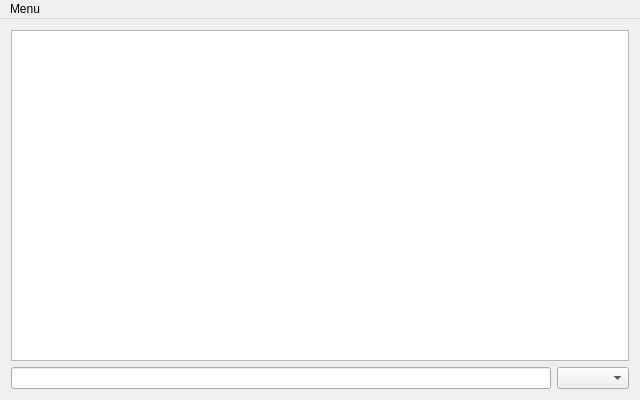
<?xml version="1.0" encoding="UTF-8"?>
<ui version="4.0">
 <class>Evopedia</class>
 <widget class="QMainWindow" name="Evopedia">
  <property name="geometry">
   <rect>
    <x>0</x>
    <y>0</y>
    <width>640</width>
    <height>400</height>
   </rect>
  </property>
  <property name="windowTitle">
   <string>Evopedia Search</string>
  </property>
  <property name="windowIcon">
   <iconset resource="../../resources/resources.qrc">
    <normaloff>:/web/evopedia.svg</normaloff>:/web/evopedia.svg</iconset>
  </property>
  <widget class="QWidget" name="centralWidget">
   <layout class="QVBoxLayout" name="verticalLayout">
    <item>
     <widget class="QListView" name="listView">
      <property name="focusPolicy">
       <enum>Qt::NoFocus</enum>
      </property>
     </widget>
    </item>
    <item>
     <widget class="QWidget" name="widget" native="true">
      <layout class="QHBoxLayout" name="horizontalLayout">
       <property name="spacing">
        <number>6</number>
       </property>
       <property name="margin">
        <number>0</number>
       </property>
       <item>
        <widget class="QLineEdit" name="searchField"/>
       </item>
       <item>
        <widget class="QComboBox" name="languageChooser">
         <property name="focusPolicy">
          <enum>Qt::NoFocus</enum>
         </property>
        </widget>
       </item>
      </layout>
     </widget>
    </item>
   </layout>
  </widget>
  <widget class="QMenuBar" name="menuBar">
   <property name="geometry">
    <rect>
     <x>0</x>
     <y>0</y>
     <width>640</width>
     <height>32</height>
    </rect>
   </property>
   <widget class="QMenu" name="menuSettings">
    <property name="title">
     <string>Menu</string>
    </property>
    <widget class="QMenu" name="menuNetwork">
     <property name="title">
      <string>Network</string>
     </property>
     <addaction name="actionAuto"/>
     <addaction name="actionAllow"/>
     <addaction name="actionDeny"/>
    </widget>
    <addaction name="actionConfigure_Dumps"/>
    <addaction name="actionMap"/>
    <addaction name="menuNetwork"/>
    <addaction name="actionAbout"/>
   </widget>
   <addaction name="menuSettings"/>
  </widget>
  <action name="actionConfigure_Dumps">
   <property name="text">
    <string>Archives</string>
   </property>
  </action>
  <action name="actionMap">
   <property name="text">
    <string>Map</string>
   </property>
  </action>
  <action name="actionAbout">
   <property name="text">
    <string>About</string>
   </property>
  </action>
  <action name="actionAuto">
   <property name="checkable">
    <bool>true</bool>
   </property>
   <property name="checked">
    <bool>true</bool>
   </property>
   <property name="text">
    <string>Network Auto</string>
   </property>
  </action>
  <action name="actionAllow">
   <property name="checkable">
    <bool>true</bool>
   </property>
   <property name="text">
    <string>Allow</string>
   </property>
  </action>
  <action name="actionDeny">
   <property name="checkable">
    <bool>true</bool>
   </property>
   <property name="text">
    <string>Deny</string>
   </property>
  </action>
 </widget>
 <layoutdefault spacing="6" margin="11"/>
 <resources>
  <include location="../../resources/resources.qrc"/>
 </resources>
 <connections/>
</ui>
